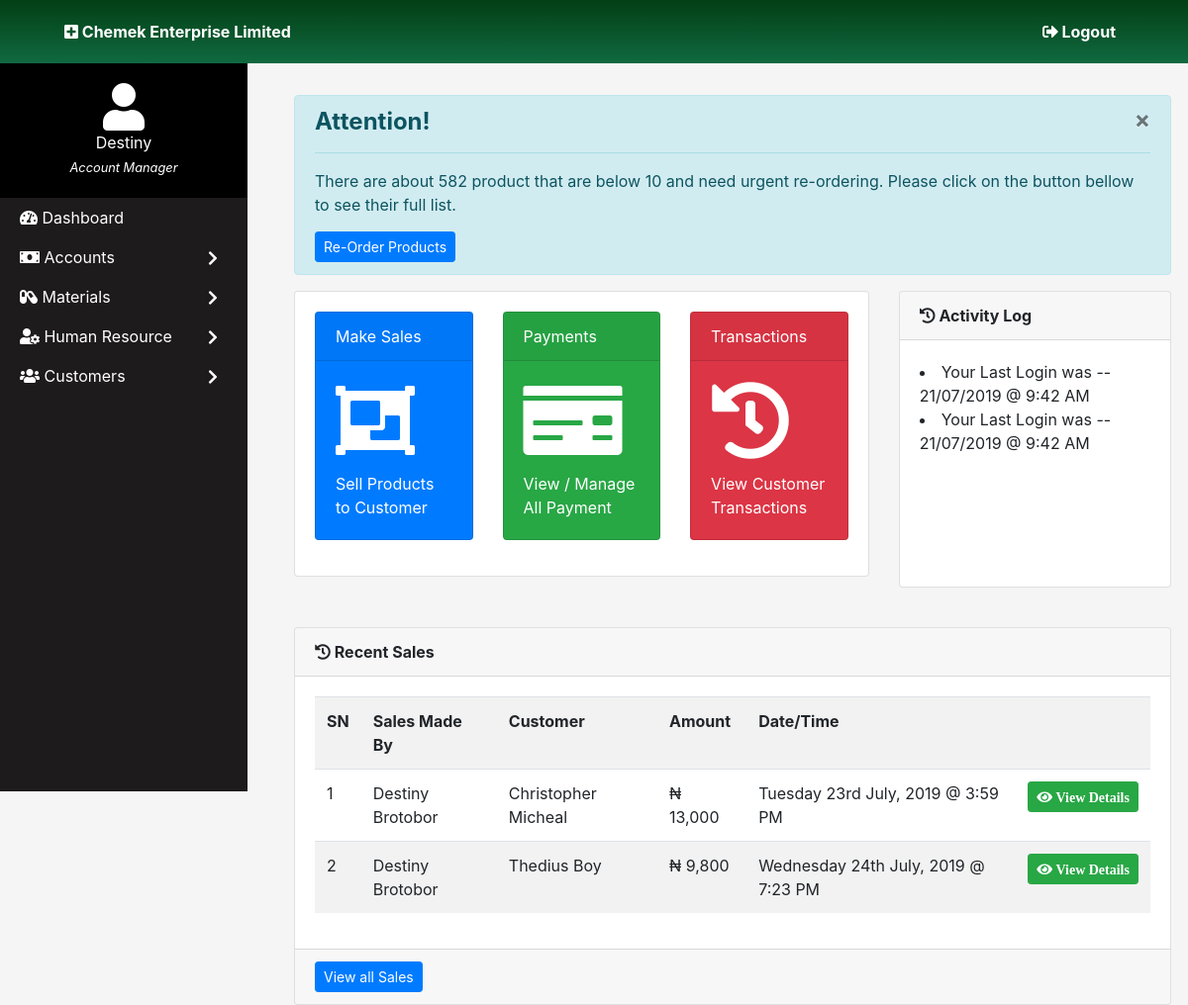
The page / (signed in) on the database its author committed.
### tables this page shows
CREATE TABLE `activity_log` (
  `id` int(20) NOT NULL,
  `employee_id` varchar(200) NOT NULL,
  `activity` varchar(100) NOT NULL,
  `activity_details` varchar(500) NOT NULL,
  `activity_time_update` datetime NOT NULL,
  `activity_date` datetime NOT NULL
);

CREATE TABLE `sales` (
  `sales_id` int(50) NOT NULL,
  `cust_id` int(11) NOT NULL,
  `user_id` int(11) NOT NULL,
  `cash_tendered` varchar(255) DEFAULT NULL,
  `payment_status` varchar(255) DEFAULT 'Not Paid',
  `amount_due` varchar(255) NOT NULL,
  `cash_change` varchar(255) DEFAULT NULL,
  `date_added` datetime NOT NULL DEFAULT current_timestamp(),
  `branch_id` int(11) NOT NULL DEFAULT 1,
  `total` varchar(255) NOT NULL
);

CREATE TABLE `users` (
  `id` int(11) NOT NULL,
  `user_name` varchar(30) NOT NULL,
  `password` varchar(50) NOT NULL,
  `firstname` varchar(50) NOT NULL,
  `lastname` varchar(50) NOT NULL,
  `branch_id` int(11) NOT NULL DEFAULT 1,
  `phone` varchar(20) NOT NULL,
  `email` varchar(50) NOT NULL,
  `designation` varchar(50) NOT NULL DEFAULT 'Sales Person',
  `asses_level` int(10) NOT NULL DEFAULT 1
);

CREATE TABLE `customer` (
  `cust_id` int(11) NOT NULL,
  `cust_first` varchar(50) NOT NULL,
  `cust_last` varchar(30) NOT NULL,
  `cust_address` varchar(100) NOT NULL,
  `cust_contact` varchar(30) NOT NULL,
  `cust_email` varchar(200) NOT NULL,
  `balance` decimal(10,2) NOT NULL,
  `cust_pic` varchar(300) NOT NULL DEFAULT 'default_pix.png',
  `credit_status` varchar(10) NOT NULL DEFAULT '1'
);

### index.php (the view, shortened to what this page needs)
<!DOCTYPE html>
<html>
<head>
    <link rel="stylesheet" type="text/css" media="screen" href="bootstrap4/css/bootstrap.css">
    <link href="fa_dir/css/all.css" rel="stylesheet">
    <link rel="stylesheet" type="text/css" media="screen" href="css/main.css">
</head>
<body>
<?php
include_once "head.php";
include_once "side_nav.php";
?>
<div style="max-width:100%; z-index:-1;">
<div class="content">
    <div class="container" style="margin-top:20px;">
    <div class="row">
        <div class="col-md-12">
        <?php
        $sqlQuery = $conn->query("SELECT * FROM product WHERE prod_qty < 10 ");
        $totalQty = $sqlQuery->num_rows;
        if($totalQty > 0){
         ?>
            <div class="alert alert-info show fade" role="alert">
                <button type="button" class="close" data-dismiss="alert" aria-label="Close">
                    <span aria-hidden="true">&times;</span>
                </button>
                <h4 class="alert-heading"><strong>Attention!</strong></h4>
                <hr>
                <p class="mb-0">
                There are about <?php echo $totalQty; ?> product that are below 10 and need urgent
                re-ordering. Please click on the button bellow to see their full list.
                </p>
                <a href="reorder.php" class="btn btn-sm btn-primary" style="margin-top:15px;">
                    Re-Order Products
                </a>
            </div>
            <?php
            }
            ?>
        </div>
    </div>
        <div class="row">
            <div class="col-md-8">
                <div class="card">
                    <div class="card-body">
                        <div class="row">
                            <div class="col-md-4">
                            <div class="card text-white bg-primary mb-3" style="max-width: 18rem;">
                                <div class="card-header">Make Sales</div>
                                <div class="card-body">
                                    <a href="sales.php" style="color:white;">
                                    <h5 class="card-title"> <i class="fa fa-object-group" style="font-size:5rem;"></i> </h5>
                                    <p class="card-text">Sell Products to Customer</p>
                                    </a>
                                </div>
                            </div>
                            </div>
                            <div class="col-md-4">
                            <div class="card text-white bg-success mb-3" style="max-width: 18rem;">
                                <div class="card-header">Payments</div>
                                <div class="card-body">
                                    <a href="payments.php" style="color:white;">
                                    <h5 class="card-title"> <i class="fa fa-money-check" style="font-size:5rem;"></i> </h5>
                                    <p class="card-text">View / Manage All Payment</p>
                                    </a>
                                </div>
                            </div>
                            </div>
                            <div class="col-md-4">
                            <div class="card text-white bg-danger mb-3" style="max-width: 18rem;">
                                <div class="card-header">Transactions</div>
                                <div class="card-body">
                                    <a href="transactions.php" style="color:white;">
                                    <h5 class="card-title"> <i class="fa fa-history" style="font-size:5rem;"></i> </h5>
                                    <p class="card-text">View Customer Transactions</p>
                                    </a>
                                </div>
                            </div>
                            </div>
                        </div>
                    </div>
                </div>
            </div>
            <div class="col-md-4">
                <div class="card" style="min-height:300px;">
                    <div class="card-header">
                        <strong>
                            <i class="fa fa-history"></i>
                            Activity Log
                        </strong>
                    </div>
                    <div class="card-body">
                        <?php
                            $queryCheck = $conn->query("SELECT * FROM activity_log WHERE employee_id='". $active_user ."' AND activity='login'");
                            while($data = $queryCheck->fetch_assoc()){
                                $date = date('d/m/Y', strtotime($data['activity_time_update']));
                                $time = date('g:i A', strtotime($data['activity_time_update']));
                                $log_msg = $data['activity_details'] . " -- " . $date . " @ " . $time;
                        ?>
                            <li><?php echo $log_msg; ?></li>
                        <?php
                            }
                        ?>
                    </div>
                </div>
            </div>
        </div>
    <div class="row" style="margin-top:40px;">
        <div class="col md">
            <div class="card">
                <div class="card-header">
                    <strong>
                        <i class="fa fa-history"></i>
                        Recent Sales
                    </strong>
                </div>
                <div class="card-body">
                <table class="table table-striped">
                <tbody>
                    <tr>
                        <th>SN</th>
                        <th>Sales Made By</th>
                        <th>Customer</th>
                        <th>Amount</th>
                        <th>Date/Time</th>
                        <th></th>
                    </tr>
                    <?php
                    $count = 1;
                        $queryCheck = $conn->query("SELECT * FROM sales ORDER BY date_added LIMIT 5");
                        while($saleData = $queryCheck->fetch_assoc()){
                            $customerID = $saleData['cust_id'];
                            $salePersonID = $saleData['user_id'];
                            $amount = $saleData['total'];
                            $transdate = $saleData['date_added'];
                            $salesid = $saleData['sales_id'];
                            $custQuery = $conn->query("SELECT * FROM customer WHERE cust_id='". $customerID . "'");
                            $staffQuery = $conn->query("SELECT * FROM users WHERE id='". $salePersonID . "'");
                            $custData = $custQuery->fetch_assoc();
                            $staffData = $staffQuery->fetch_assoc();
                            ?>
                            <tr>
                                <td><?php echo $count; ?></td>
                                <td><?php echo $staffData['firstname'] . " " . $staffData['lastname']; ?></td>
                                <td><?php echo $custData['cust_first'] . " " . $custData['cust_last']; ?></td>
                                <td> &#8358; <?php echo number_format($amount); ?> </td>
                                <td> <?php echo date('l dS F, Y @ g:i A', strtotime($transdate)); ?> </td>
                                <td> <button class="btn btn-sm btn-success btn-view_sale" id="<?php echo $salesid; ?>"> <i class="fa fa-eye"> View Details </i> </button> </td>
                            </tr>
                            <?php
                            $count++;
                        }
                    ?>
                    </tbody>
                    </table>
                </div>
                <div class="card-footer">
                    <button class="btn btn-sm btn-primary">View all Sales</button>
                </div>
            </div>
        </div>
    </div>
    </div>
</div>
</div>
</body>
</html>

### fa_dir/css/all.css (style rules this page uses)
.fa, .fas, .far, .fal, .fab { -moz-osx-font-smoothing: grayscale; -webkit-font-smoothing: antialiased; display: inline-block; font-style: normal; font-variant: normal; text-rendering: auto; line-height: 1; }
.fa-eye:before { content: "\f06e"; }
.fa-history:before { content: "\f1da"; }
.fa-money-check:before { content: "\f53c"; }
.fa-object-group:before { content: "\f247"; }
.fa, .fas { font-family: 'Font Awesome 5 Free'; font-weight: 900; }

### css/main.css (style rules this page uses)
* { margin: 0; padding: 0; }
body { background-color: rgb(245, 245, 245); }
.content { margin-left: 280px; width: auto; }

### rows shown on the page
activity_log: log_msg "Your Last Login was -- 21/07/2019 @ 9:42 AM"
activity_log: log_msg "Your Last Login was -- 21/07/2019 @ 9:42 AM"
sales: user.firstname "Destiny", user.lastname "Brotobor", cust.cust_first "Christopher", cust.cust_last "Micheal", total "13,000", date_added "Tuesday 23rd July, 2019 @ 3:59 PM"
sales: user.firstname "Destiny", user.lastname "Brotobor", cust.cust_first "Thedius", cust.cust_last "Boy", total "9,800", date_added "Wednesday 24th July, 2019 @ 7:23 PM"

### other values the page prints
$fulname "Destiny"
$design "Account Manager"
$totalQty "582"
